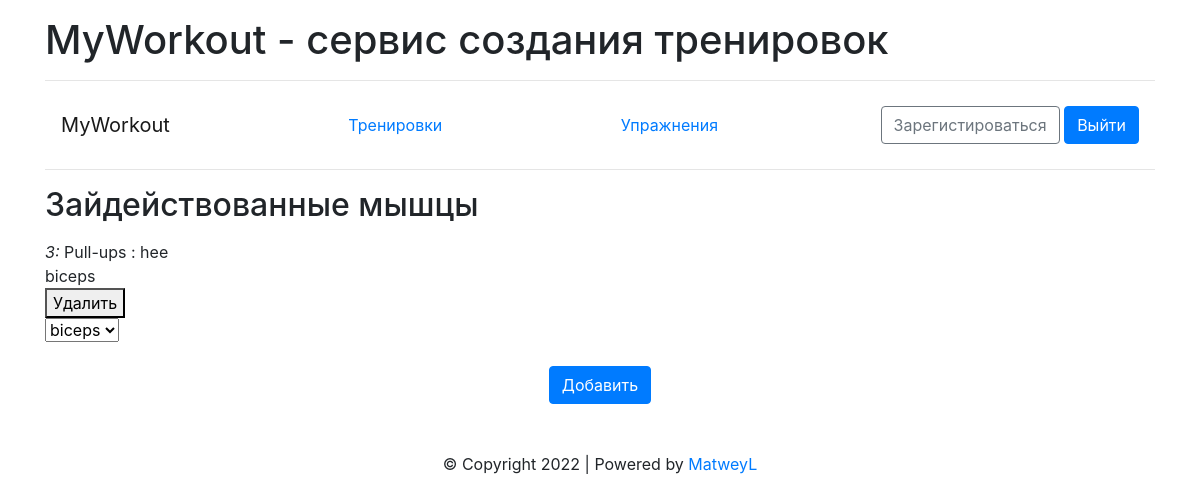
The page /exercises/muscle/3 (signed in) on the database its author committed.
### app/models/base.py (models this page shows)
class Exercise(db.Model, Base):
    id = db.Column(db.Integer, primary_key=True, index=True, autoincrement=True)
    myworkout_user_id = db.Column(db.Integer, db.ForeignKey('myworkout_user.id'), nullable=True)
    name = db.Column(db.String(64), nullable=False)
    description = db.Column(db.Text, nullable=True)
    timestamp = db.Column(db.DateTime, default=datetime.datetime.utcnow())

class Muscle(db.Model, Base):
    id = db.Column(db.Integer, primary_key=True, index=True, autoincrement=True)
    name = db.Column(db.String(64), nullable=False)
    description = db.Column(db.Text, nullable=True)
    timestamp = db.Column(db.DateTime, default=datetime.datetime.utcnow())

### app/web/exercise.py (the view)
@exercise.route('/muscle/<int:exercise_id>', methods=["GET", "POST"])
def add_muscle(exercise_id):
    form = MuscleForm()
    m_crud = MuscleCRUD()
    user_id = current_user.id
    form.name.choices = m_crud.get_names()
    if request.method == "POST" and form.validate_on_submit():
        m_crud = MuscleCRUD()
        muscle_id = m_crud.get_by_name(form.name.data).id
        e_m_crud = ExerciseMuscleCRUD()
        e_m_crud.set_muscle(exercise_id, muscle_id)
        return redirect(url_for(f'.add_muscle', exercise_id=exercise_id))
    e_crud = ExerciseCRUD()
    e = e_crud.get_by_id(user_id, exercise_id)
    e_m_crud = ExerciseMuscleCRUD()
    e.muscles = m_crud.get_by_ids(e_m_crud.get_muscles_ids(exercise_id))
    return render_template("exercise/muscles.html", form=form, exercise=e)

### app/web/forms.py
class MuscleForm(FlaskForm):
    name = SelectField('Задействованные мышцы')
    submit = SubmitField('Добавить', render_kw={"class": "btn btn-primary"})

### app/crud/exercise.py (called while the page is built)
    def get_by_id(self, user_id, exercise_id):
        return db.session.execute(db.select(Exercise).filter(Exercise.myworkout_user_id == user_id,
                                                                     Exercise.id == exercise_id)).scalar()

### app/crud/exercise_muscle.py (called while the page is built)
    def get_muscles_ids(self, exercise_id):
        ems = db.session.execute(db.select(ExerciseMuscle).filter_by(exercise_id=exercise_id)).scalars()
        muscles_ids = [em.muscle_id for em in ems]
        return muscles_ids

### app/crud/muscule.py (called while the page is built)
    def get_all(self):
        return db.session.execute(db.select(Muscle)).scalars()

    def get_by_id(self, muscle_id):
        return db.session.execute(db.select(Muscle).filter(Muscle.id == muscle_id)).scalar()

    def get_by_ids(self, muscles_ids):
        muscles = [self.get_by_id(muscle_id) for muscle_id in muscles_ids]
        return muscles

    def get_names(self):
        names = [muscle.name for muscle in self.get_all()]
        return names

### app/utils/base.py (called while the page is built)
    def __call__(cls, *args, **kwargs):
        if cls not in cls._instances:
            cls._instances[cls] = super(Singleton, cls).__call__(*args, **kwargs)
        return cls._instances[cls]

### app/web/auth.py (called while the page is built)
@login_manager.user_loader
def load_user(user_id):
    return MyworkoutUser.query.get(user_id)

### app/web/exercise.py (called while the page is built)
@exercise.before_request
def check_authorization():
    if current_user.is_anonymous:
        return redirect(url_for("auth.login"))

### app/web/templates/exercise/muscles.html (shortened to what this page needs)
{% extends "layouts/base.html" %}
{% block heading %}
Зайдействованные мышцы
{% endblock %}
{% block content %}
    {% if exercise %}
            <div>
              <em>{{ exercise.id }}:</em> {{ exercise.name }} : {{ exercise.description }}
                {% if exercise.muscles %}
                    {% for muscle in exercise.muscles %}
                        <div>{{ muscle.name }}
                            <form method="GET" action="{{ url_for('exercise.remove_muscle', exercise_id=exercise.id, muscle_id=muscle.id) }}">
                                <button type="submit">Удалить</button>
                            </form>
                        </div>
                    {% endfor %}
                {% endif %}
            </div>
            <div>
                <form action="" method="post">
                    <p class="form-outline mb-4">
                        {{ form.name}}<br>
                    </p>
                    <p class="d-flex justify-content-center">{{ form.submit() }}</p>
                </form>
            </div>
    {% endif %}
{% endblock %}

### rows shown on the page
Exercise: id "3", name "Pull-ups", description "hee"
Muscle: name "biceps"
